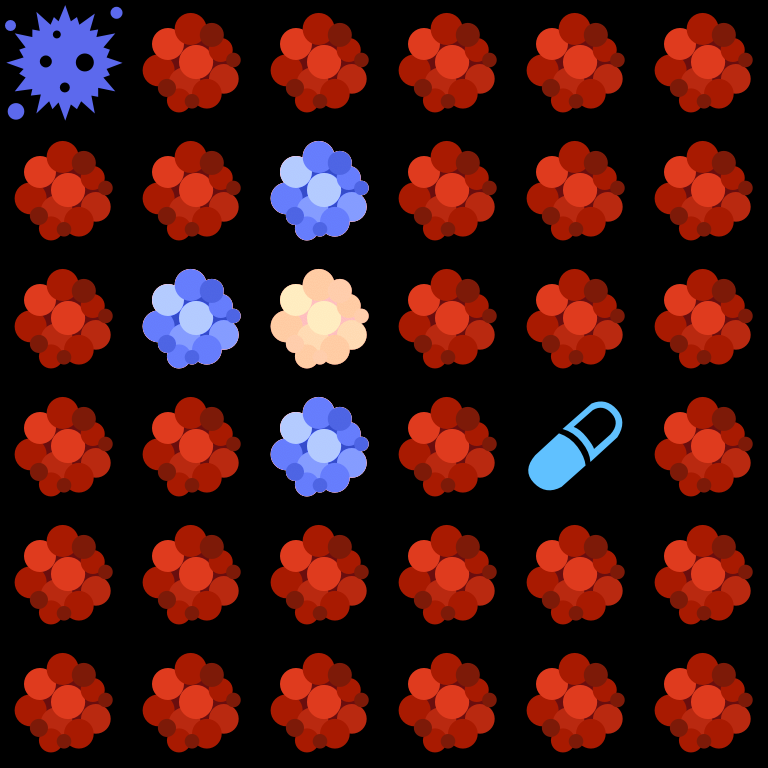

A level layout from a 2D game, rendered from its tile map. Below: a short description, then the map file with its tile-grid data intact:
An orthogonal 6x6 tile map with 128x128 px tiles, 1 tile layer (Tile Layer 1).

<map version="1.0" tiledversion="1.0.3" orientation="orthogonal" renderorder="right-down" width="6" height="6" tilewidth="128" tileheight="128" nextobjectid="1">
 <tileset firstgid="1" name="Tiles" tilewidth="128" tileheight="128" tilecount="14" columns="7">
  <image source="../images/Tiles.png" width="896" height="256" />
 </tileset>
 <layer name="Tile Layer 1" width="6" height="6">
  <data encoding="csv">
3,13,13,13,13,13,
13,13,2,13,13,13,
13,2,14,13,13,13,
13,13,2,13,1,13,
13,13,13,13,13,13,
13,13,13,13,13,13
</data>
 </layer>
</map>
